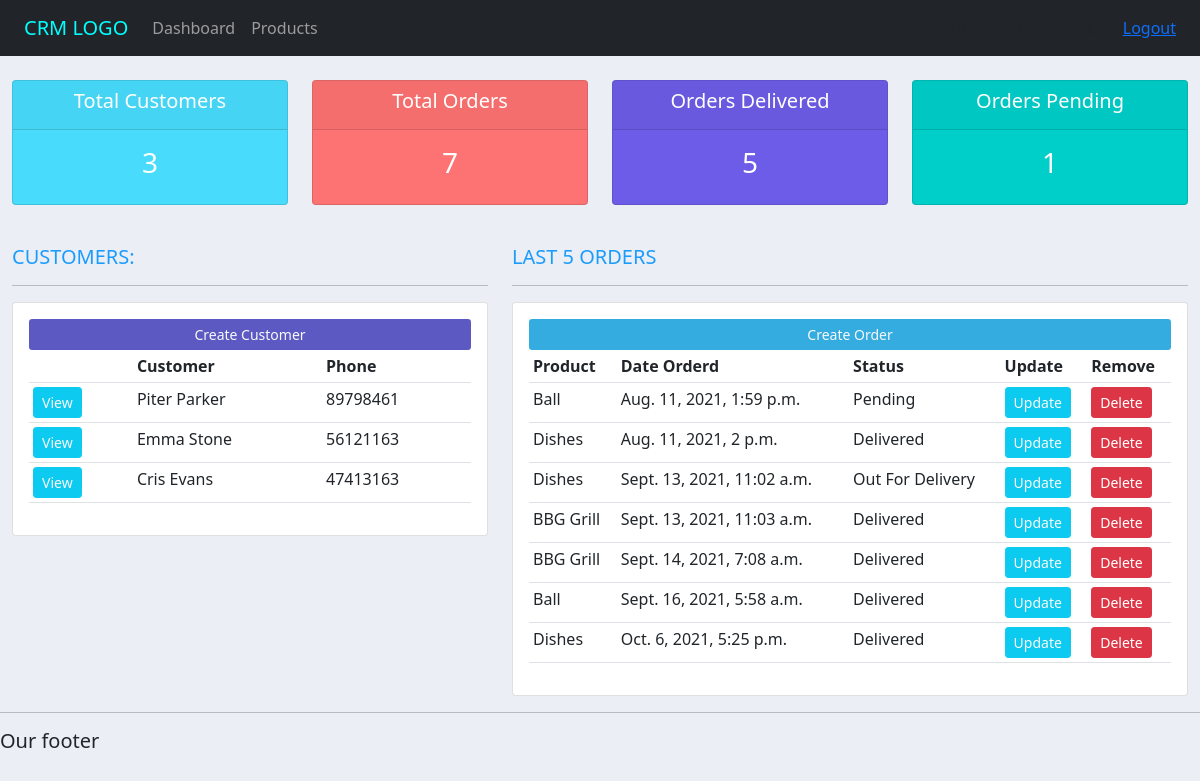
The page / on the database its author committed.
### accounts/models.py (models this page shows, shortened)
class Customer(models.Model):
    name = models.CharField(max_length=200,null=True)
    phone = models.CharField(max_length=100,null=True)
    email = models.CharField(max_length=100,null=True)
    date_created = models.DateTimeField(auto_now_add=True,null=True)

class Order(models.Model):
    STATUS = (
        ('Pending','Pending'),
        ('Out For Delivery','Out For Delivery'),
        ('Delivered','Delivered'),
    )
    customer = models.ForeignKey(Customer,null=True,on_delete=models.SET_NULL)
    product = models.ForeignKey(Product,null=True,on_delete=models.SET_NULL)
    date_created = models.DateTimeField(auto_now_add=True,null=True)
    status = models.CharField(max_length=200,null=True,choices=STATUS)
    note = models.CharField(max_length=100,null=True)

class Product(models.Model):
    CATEGORY = (
        ('Indoor', 'Indoor'),
        ('Out Door', 'Out Door'),
    )
    name = models.CharField(max_length=200,null=True)
    price = models.FloatField(null=True)
    category = models.CharField(max_length=200,null=True,choices=CATEGORY)
    description = models.CharField(max_length=200,null=True,blank=True)
    date_created = models.DateTimeField(auto_now_add=True,null=True)
    tag = models.ManyToManyField(Tag)
    def __str__(self):
        return self.name

### accounts/views.py (the view)
# urls.py: path('',views.home,name='home'),
def home(request):
    customers = Customer.objects.all()
    orders = Order.objects.all()
    total_customers = customers.count()
    total_orders = orders.count()
    delivered = orders.filter(status='Delivered').count()
    pending = orders.filter(status='Pending').count()
    context = {
        'customers' : customers,
        'orders' : orders,
        'total_customers' : total_customers,
        'total_orders' : total_orders,
        'delivered' : delivered,
        'pending' : pending,
    }
    return render(request,'accounts/dashboard.html',context)

### accounts/templates/accounts/dashboard.html
{%  extends 'accounts/main.html' %}
{% block content %}
{%  include 'accounts/status.html' %}
<br>
<div class="row">
	<div class="col-md-5">
		<h5 class="large-text">CUSTOMERS:</h5>
		<hr>
		<div class="card card-body">
			<a class="btn btn-customers text-light btn-sm btn-block" href="">Create Customer</a>
			<table class="table table-sm">
				<tr>
					<th></th>
					<th>Customer</th>
					<th>Phone</th>
				</tr>
				{% for customer in customers %}
					<tr>
						<td><a class="btn btn-info btn-sm text-light" href="{% url 'customer' customer.id %}">View</a></td>
						<td> {{ customer.name }} </td>
						<td> {{ customer.phone }} </td>
					</tr>
				{% endfor %}
			</table>
		</div>
	</div>
	<div class="col-md-7">
		<h5 class="large-text">LAST 5 ORDERS</h5>
		<hr>
		<div class="card card-body">
			<a href="{% url 'create_order' %}" class="btn btn-sm btn-products text-light">Create Order</a>
			<table class="table table-sm">
				<tr>
					<th>Product</th>
					<th>Date Orderd</th>
					<th>Status</th>
					<th>Update</th>
					<th>Remove</th>
				</tr>
				{% for order in orders %}
					<tr>
						<td> {{ order.product }} </td>
						<td> {{ order.date_created }} </td>
						<td> {{ order.status }} </td>
						<td><a href=" {% url 'update_order' order.id %}" class="btn btn-info btn-sm text-light">Update</a></td>
						<td><a href="{% url 'delete_order' order.id %}" class="btn btn-sm btn-danger">Delete</a></td>
					</tr>
				{% endfor %}
			</table>
		</div>
	</div>
</div>
{% endblock %}

### accounts/templates/accounts/main.html (shortened to what this page needs)
{% load static %}
<!DOCTYPE html>
<html lang="en">
<head>
    <link href="https://cdn.jsdelivr.net/npm/bootstrap@5.1.1/dist/css/bootstrap.min.css" rel="stylesheet">
    <link rel="stylesheet" href="{% static './css/style.css' %}">
</head>
<body>
    <body>
        {%  include "accounts/navbar.html" %}
        <div class="container-fluid">
        {% block content %}
        {% endblock %}
        </div>
        <hr>
        <h5>Our footer</h5>
    </body>
</body>
</html>

### accounts/templates/accounts/navbar.html (shortened to what this page needs)
{% load static %}
  <nav class="navbar navbar-expand-lg navbar-dark bg-dark px-4">
    <a class="navbar-brand ml-5 text-logo" href="{% url 'home' %}">CRM LOGO</a>
    <div class="collapse navbar-collapse ml-4" id="navbarNav">
      <ul class="navbar-nav">
        <li class="nav-item active">
          <a class="nav-link" href="{% url 'home' %}">Dashboard</a>
        </li>
        <li class="nav-item">
          <a class="nav-link" href="{% url 'product' %}">Products</a>
        </li>
      </ul>
    </div>
    <span>Hello, {{ request.user }}</span>
    <span><a href="{% url 'logout' %}">Logout</a></span>
  </nav>

### accounts/templates/accounts/status.html
{% load static %}
{% block content %}
	<br>
	<div class="row">
		<div class="col">
			<div class="col-md">
				<div class="card text-center text-white  mb-3" id="total_customer">
					<div class="card-header">
						<h5 class="card-title">Total Customers</h5>
					</div>
					<div class="card-body">
						<h3 class="card-title"> {{ total_customers }} </h3>
					</div>
				</div>
			</div>
		</div>
		<div class="col">
			<div class="col-md">
				<div id="total_order" class="card text-center text-white  mb-3">
					<div class="card-header">
						<h5 class="card-title">Total Orders</h5>
					</div>
					<div class="card-body">
						<h3 class="card-title"> {{ total_orders }} </h3>
					</div>
				</div>
			</div>
		</div>
		<div class="col">
			<div class="col-md">
				<div class="card text-center text-white  mb-3" id="orders-delivered">
					<div class="card-header">
						<h5 class="card-title">Orders Delivered</h5>
					</div>
					<div class="card-body">
						<h3 class="card-title"> {{ delivered }} </h3>
					</div>
				</div>
			</div>
		</div>
		<div class="col">
			<div class="col-md">
				<div class="card text-center text-white  mb-3" id="orders-pending">
					<div class="card-header">
						<h5 class="card-title">Orders Pending</h5>
					</div>
					<div class="card-body">
						<h3 class="card-title">{{ pending }}  </h3>
					</div>
				</div>
			</div>
		</div>
	</div>
{% endblock %}

### static/css/style.css (style rules this page uses)
body { background-color: #ebeff5; }
.text-logo { color:aqua !important; }
.large-text { color:#1B9CFC; }
#total_order { background-color: #FD7272; }
#total_customer { background-color: #48dbfb; }
#orders-delivered { background-color: #6c5ce7; }
#orders-pending { background-color: #00cec9; }
.btn-customers { background-color: #5c5ac2; }
.btn-products { background-color: #34ace0; }

### static/css/varriable.css (style rules this page uses)
* { margin:0; padding:0; box-sizing: border-box; }
:root { --roboto:"Roboto",cursive; --lato:"Lato",cursive; --princess-sofia:"Princess_Sofia",cursive; --sofia:"Sofia",cursive; --gugi:"Gugi",cursive; --primary-color:#ec5b53; --secondary-color:#2BBBAD; --text-color:#000A2D; --high-color:#FEF8F8; --gradient-color:linear-gradient(90deg,#4458dc 0%,#854fee 100%); }

### rows shown on the page
Customer: name "Piter Parker", phone "89798461"
Customer: name "Emma Stone", phone "56121163"
Customer: name "Cris Evans", phone "47413163"
Order: product "Ball", date_created "Aug. 11, 2021, 1:59 p.m.", status "Pending"
Order: product "Dishes", date_created "Aug. 11, 2021, 2 p.m.", status "Delivered"
Order: product "Dishes", date_created "Sept. 13, 2021, 11:02 a.m.", status "Out For Delivery"
Order: product "BBG Grill", date_created "Sept. 13, 2021, 11:03 a.m.", status "Delivered"
Order: product "BBG Grill", date_created "Sept. 14, 2021, 7:08 a.m.", status "Delivered"
Order: product "Ball", date_created "Sept. 16, 2021, 5:58 a.m.", status "Delivered"
Order: product "Dishes", date_created "Oct. 6, 2021, 5:25 p.m.", status "Delivered"

### other values the page prints
{{ total_customers }} "3"
{{ total_orders }} "7"
{{ delivered }} "5"
{{ pending }} "1"
